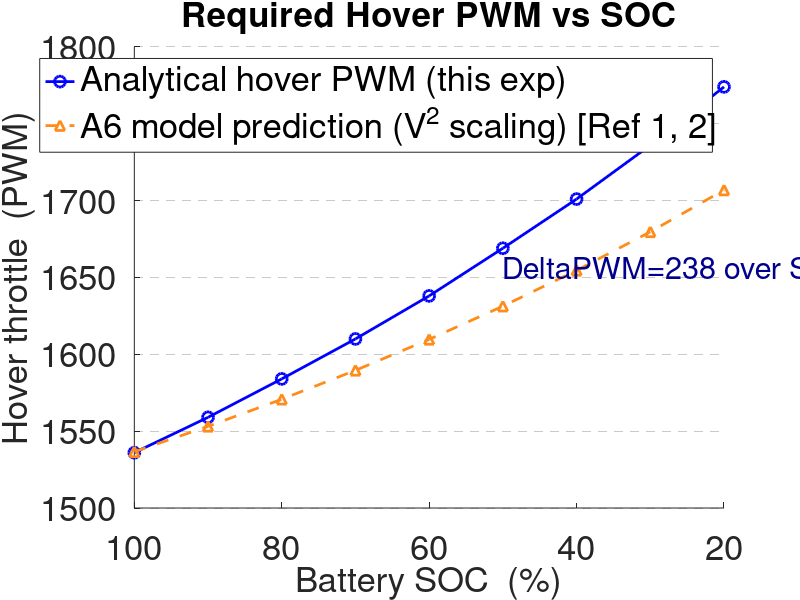

Write the MATLAB code that produced this figure. (Note: this script raises an error after producing the figure.)
%% plot_B5_hover_soc.m
% B5 — Hover throttle vs battery SOC (thesis version)
% Two figures: required hover PWM vs SOC, terminal voltage vs SOC

clear; clc; close all;
set(groot, 'DefaultAxesFontSize', 25);

%% ── Data (all 9 SOC points) ─────────────────────────────────────────────────
soc      = [100 90 80 70 60 50 40 30 20];
thr_frac = [0.536582 0.559736 0.584401 0.610735 0.638920 0.669162 0.701704 0.736829 0.774870];
hover_pwm= [1536 1559 1584 1610 1638 1669 1701 1736 1774];
v_term   = [4.1072 3.9844 3.8613 3.7381 3.6146 3.4909 3.3668 3.2425 3.1178];

BAT_V_EMPTY = 3.0;

%% ── A6 model prediction (V^2 scaling) ───────────────────────────────────────
thr_100 = thr_frac(1);
vt_100  = v_term(1);
a6_pwm  = thr_100 .* (vt_100 ./ v_term) * 1000 + 1000;

delta_pwm = hover_pwm(end) - hover_pwm(1);

%% ── Figure 1 — Hover PWM vs SOC ─────────────────────────────────────────────
fig1 = figure('Name','B5 — Hover PWM vs SOC','Position',[60 60 840 1080]);
ax1 = axes(fig1);  hold on;
plot(ax1, soc, hover_pwm, '-o', 'Color','blue', 'LineWidth',2.0, 'MarkerSize',8, ...
     'DisplayName','Analytical hover PWM (this exp)');
plot(ax1, soc, a6_pwm, '--^', 'Color',[1.00 0.55 0.10], 'LineWidth',2.0, 'MarkerSize',7, ...
     'DisplayName','A6 model prediction (V^2 scaling) [Ref 1, 2]');
text(ax1, 50, (hover_pwm(1)+hover_pwm(end))/2, ...
     sprintf('\DeltaPWM=%d over SOC range', delta_pwm), ...
     'FontSize',22, 'Color',[0.00 0.00 0.55]);
set(ax1,'XDir','reverse','Box','off','YGrid','on','XGrid','off','GridAlpha',.25,'GridLineStyle','--');
xlabel(ax1,'Battery SOC  (%)','FontSize',25);
ylabel(ax1,'Hover throttle  (PWM)','FontSize',25);
title(ax1,'Required Hover PWM vs SOC','FontSize',25);
leg1 = legend(ax1,'FontSize',25,'NumColumns',1);  leg1.Location='southoutside';
hold off;

%% ── Figure 2 — Terminal Voltage vs SOC ──────────────────────────────────────
fig2 = figure('Name','B5 — Terminal Voltage vs SOC','Position',[80 60 840 1080]);
ax2 = axes(fig2);  hold on;
plot(ax2, soc, v_term, '-s', 'Color',[1.00 0.55 0.10], 'LineWidth',2.0, 'MarkerSize',8, ...
     'DisplayName','V_{term} at hover current');
yline(ax2, BAT_V_EMPTY, '--', 'Color','red', 'LineWidth',1.5, ...
      'DisplayName', sprintf('V_{empty} = %.1f V', BAT_V_EMPTY));
set(ax2,'XDir','reverse','Box','off','YGrid','on','XGrid','off','GridAlpha',.25,'GridLineStyle','--');
xlabel(ax2,'Battery SOC  (%)','FontSize',25);
ylabel(ax2,'Terminal voltage  V_{term}  (V)','FontSize',25);
title(ax2,'Terminal Voltage vs SOC at Hover Current [Ref 1]','FontSize',25);
leg2 = legend(ax2,'FontSize',25,'NumColumns',1);  leg2.Location='southoutside';
hold off;
